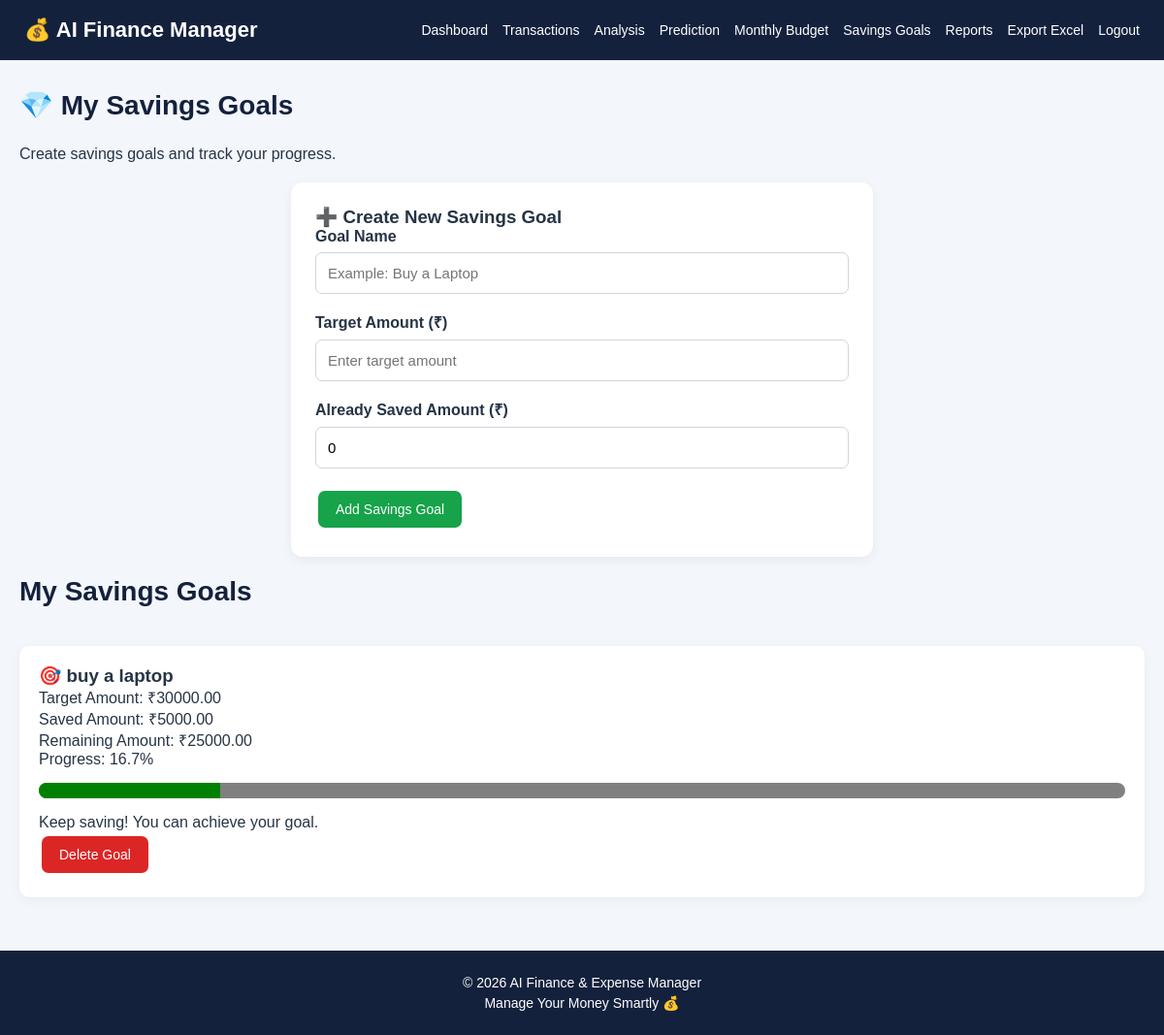
Screenshot of /savings (signed in) with the database file from the repository.
### tables this page shows
CREATE TABLE savings_goals (
            id INTEGER PRIMARY KEY AUTOINCREMENT,
            user_id INTEGER NOT NULL,
            title TEXT NOT NULL,
            target REAL NOT NULL,
            saved REAL DEFAULT 0
        );

### app.py (the view, shortened to what this page needs)
@app.route("/savings", methods=["GET", "POST"])
def savings():
    if not login_required():
        return redirect(url_for("login"))
    user_id = session["user_id"]
    con = connect()
    goals = con.execute(
        "SELECT * FROM savings_goals WHERE user_id=? ORDER BY id DESC",
        (user_id,)
    ).fetchall()
    con.close()
    return render_template("savings.html", goals=goals)

### app.py (called while the page is built)
def connect():
    con = sqlite3.connect("finance.db")
    con.row_factory = sqlite3.Row
    return con

def login_required():
    return "user_id" in session

### template/savings.html (shortened to what this page needs)
{% extends "base.html" %}
{% block content %}
<h2 class="page-title">💎 My Savings Goals</h2>
<p>Create savings goals and track your progress.</p>
<div class="form-box">
    <h3>➕ Create New Savings Goal</h3>
    <form method="POST" action="{{ url_for('savings') }}">
        <div class="form-group">
            <label>Goal Name</label>
            <input type="text" name="title"
                   placeholder="Example: Buy a Laptop" required>
        </div>
        <div class="form-group">
            <label>Target Amount (₹)</label>
            <input type="number" name="target"
                   placeholder="Enter target amount"
                   min="0.01" step="0.01" required>
        </div>
        <div class="form-group">
            <label>Already Saved Amount (₹)</label>
            <input type="number" name="saved"
                   placeholder="Enter saved amount"
                   min="0" step="0.01" value="0" required>
        </div>
        <button type="submit" class="btn btn-success">
            Add Savings Goal
        </button>
    </form>
</div>
<h3 class="page-title">My Savings Goals</h3>
<div class="cards">
    {% for goal in goals %}
        {% set percentage = (goal['saved'] / goal['target'] * 100) if goal['target'] > 0 else 0 %}
        {% set progress_width = 100 if percentage > 100 else percentage %}
        {% set remaining = goal['target'] - goal['saved'] %}
        <div class="savings-card">
            <h3>🎯 {{ goal['title'] }}</h3>
            <p>
                Target Amount:
                ₹{{ "%.2f"|format(goal['target']) }}
            </p>
            <p>
                Saved Amount:
                ₹{{ "%.2f"|format(goal['saved']) }}
            </p>
            <p>
                Remaining Amount:
                {% if remaining > 0 %}
                    ₹{{ "%.2f"|format(remaining) }}
                {% else %}
                    ₹0.00
                {% endif %}
            </p>
            <p>
                Progress: {{ "%.1f"|format(percentage) }}%
            </p>
            <progress class="progress-bar" value="{{ progress_width }}" max="100">
            </progress>
            {% if percentage >= 100 %}
                <p>🎉 Congratulations! Goal Completed.</p>
            {% else %}
                <p>Keep saving! You can achieve your goal.</p>
            {% endif %}
            <a href="{{ url_for('delete_goal', id=goal['id']) }}"
               class="btn btn-danger"
               onclick="return confirm('Are you sure you want to delete this goal?')">
                Delete Goal
            </a>
        </div>
    {% else %}
        <div class="card">
            <h3>No Savings Goals Yet</h3>
            <p>Create your first savings goal above.</p>
        </div>
    {% endfor %}
</div>
{% endblock %}

### static/style.css (style rules this page uses)
* { margin: 0; padding: 0; box-sizing: border-box; }
body { font-family: Arial, sans-serif; background: #f3f6fb; color: #263445; min-height: 100vh; }
.page-title { font-size: 28px; margin-bottom: 25px; color: #14213d; }
.cards { display: grid; grid-template-columns: repeat(auto-fit, minmax(210px, 1fr)); gap: 20px; margin-bottom: 30px; }
.btn { display: inline-block; background: #2563eb; color: white; padding: 11px 18px; border: none; border-radius: 7px; text-decoration: none; cursor: pointer; font-size: 14px; margin: 5px 3px; }
.btn-success { background: #16a34a; }
.btn-danger { background: #dc2626; }
.form-box { max-width: 600px; background: white; padding: 25px; border-radius: 12px; margin: 20px auto; box-shadow: 0 3px 12px rgba(0,0,0,0.06); }
.form-group { margin-bottom: 18px; }
.form-group label { display: block; margin-bottom: 7px; font-weight: bold; }
.form-group input, .form-group select, .form-group textarea { width: 100%; padding: 12px; border: 1px solid #d0d5dd; border-radius: 7px; font-size: 15px; }
.progress-bar { width: 100%; height: 16px; background: #e5e7eb; border-radius: 20px; overflow: hidden; margin: 15px 0; }
.savings-card { background: white; padding: 20px; border-radius: 10px; margin: 15px 0; box-shadow: 0 3px 12px rgba(0,0,0,0.05); }

### rows the page displays
savings_goals: title "buy a laptop", target "30000.00", saved "5000.00", remaining "25000.00", percentage "16.7", {{ progress_width }} 16.666666666666664 (drawn)
